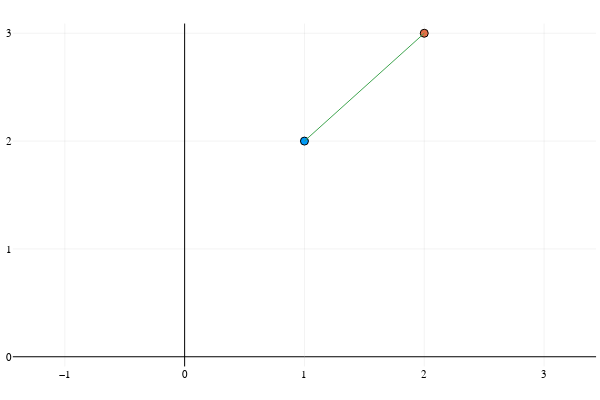

Notebook code cell kept with this figure:
### Markdown cell above
Thus, a translation will be written as a double reflection.

Let $\mathbf a$ be the translation vector, the translation rotor can be written as

$$
T_{\mathbf a} =
\left(
1 + \frac{n_\infty \mathbf a}{2}
\right) =
\left(
1 - \frac{\mathbf a n_\infty}{2}
\right)
=\exp\left(
\frac{ - \mathbf a n_\infty}{2}
\right).
$$

We then have:
$$
T_{\mathbf a} F(\mathbf x) \tilde{T_{\mathbf a}} = F(\mathbf x +\mathbf a).
$$

### Code cell
x = cl.e1 + 2cl.e2 + 0cl.e3
a = cl.e1 + cl.e2
Ta = exp(-a*n∞/2)

x_t = Ta * F(x) * reverse(Ta)

p1 = scatter([x.e1],[x.e2])
p1 = scatter!([x_t.e1],[x_t.e2],
    framestyle=:zerolines,
    legend=false,
    aspect_ratio=1);
p1 = quiver!([x.e1],[x.e2],quiver=([a.e1],[a.e2]))

### Figure 1 — Plotly figure (JSON) as saved in the notebook; plotly's stock layout.template omitted (floating-point values rounded to 4 significant figures)
{"data": [{"colorbar": {"len": 0.9525, "title": {"text": ""}, "x": 0.9934, "y": 0.5139}, "legendgroup": "y1", "marker": {"color": "rgba(0, 154, 250, 1.000)", "line": {"color": "rgba(0, 0, 0, 1)", "width": 1}, "size": 8, "symbol": "circle"}, "mode": "markers", "name": "y1", "showlegend": true, "type": "scatter", "x": [1], "xaxis": "x", "y": [2], "yaxis": "y", "zmax": null, "zmin": null}, {"colorbar": {"len": 0.9525, "title": {"text": ""}, "x": 0.9934, "y": 0.5139}, "legendgroup": "y2", "marker": {"color": "rgba(227, 111, 71, 1.000)", "line": {"color": "rgba(0, 0, 0, 1)", "width": 1}, "size": 8, "symbol": "circle"}, "mode": "markers", "name": "y2", "showlegend": true, "type": "scatter", "x": [2], "xaxis": "x", "y": [3], "yaxis": "y", "zmax": null, "zmin": null}, {"colorbar": {"len": 0.9525, "title": {"text": ""}, "x": 0.9934, "y": 0.5139}, "legendgroup": "", "line": {"color": "rgba(62, 164, 78, 1.000)", "dash": "solid", "shape": "linear", "width": 1}, "mode": "lines", "name": "", "showlegend": false, "type": "scatter", "x": [1, 2], "xaxis": "x", "y": [2, 3], "yaxis": "y", "zmax": null, "zmin": null}], "layout": {"annotations": [], "height": 400, "margin": {"b": 20, "l": 0, "r": 0, "t": 20}, "paper_bgcolor": "rgba(255, 255, 255, 1.000)", "plot_bgcolor": "rgba(255, 255, 255, 1.000)", "showlegend": false, "width": 600, "xaxis": {"anchor": "y", "domain": [0.02138, 0.9934], "gridcolor": "rgba(0, 0, 0, 0.1)", "gridwidth": 0.5, "linecolor": "rgba(0, 0, 0, 1)", "mirror": false, "range": [-1.434, 3.434], "showgrid": true, "showline": false, "showticklabels": true, "tickangle": 0, "tickcolor": "rgba(0, 0, 0, 0)", "tickfont": {"color": "rgba(0, 0, 0, 1)", "family": "sans-serif", "size": 11}, "tickmode": "array", "ticks": "inside", "ticktext": ["−1", "0", "1", "2", "3"], "tickvals": [-1, 0, 1, 2, 3], "title": {"font": {"color": "rgba(0, 0, 0, 1)", "family": "sans-serif", "size": 15}, "text": ""}, "type": "linear", "visible": true, "zeroline": true, "zerolinecolor": "rgba(0, 0, 0, 1)"}, "yaxis": {"anchor": "x", "domain": [0.03762, 0.9902], "gridcolor": "rgba(0, 0, 0, 0.1)", "gridwidth": 0.5, "linecolor": "rgba(0, 0, 0, 1)", "mirror": false, "range": [-0.09, 3.09], "showgrid": true, "showline": false, "showticklabels": true, "tickangle": 0, "tickcolor": "rgba(0, 0, 0, 0)", "tickfont": {"color": "rgba(0, 0, 0, 1)", "family": "sans-serif", "size": 11}, "tickmode": "array", "ticks": "inside", "ticktext": ["0", "1", "2", "3"], "tickvals": [0, 1, 2, 3], "title": {"font": {"color": "rgba(0, 0, 0, 1)", "family": "sans-serif", "size": 15}, "text": ""}, "type": "linear", "visible": true, "zeroline": true, "zerolinecolor": "rgba(0, 0, 0, 1)"}}}
